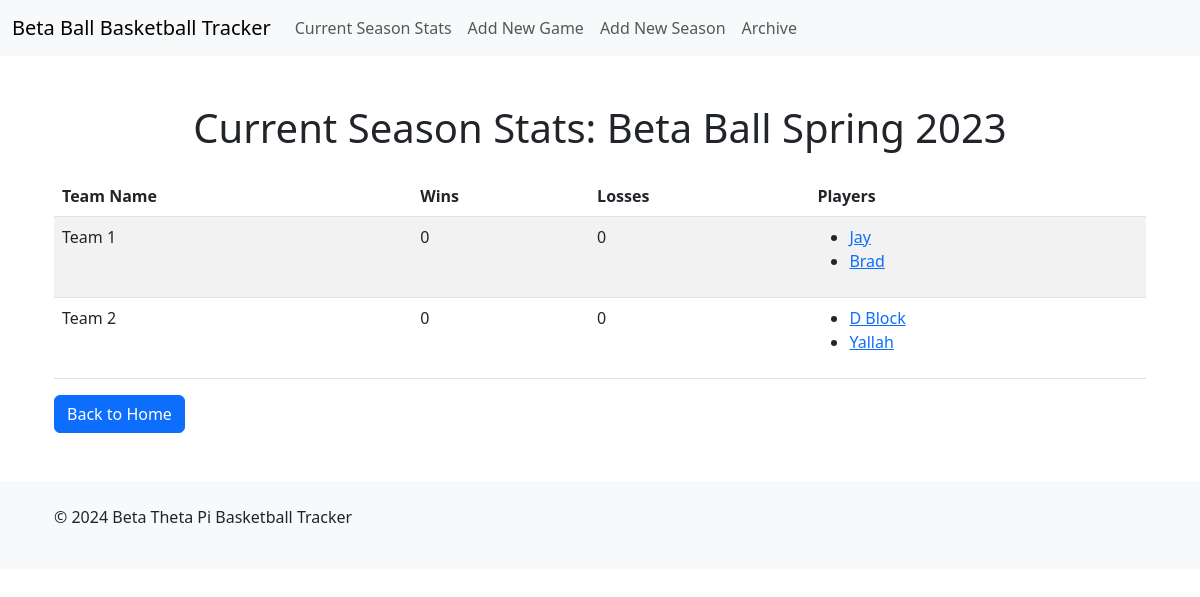
Page /current-season on the earlier database version.
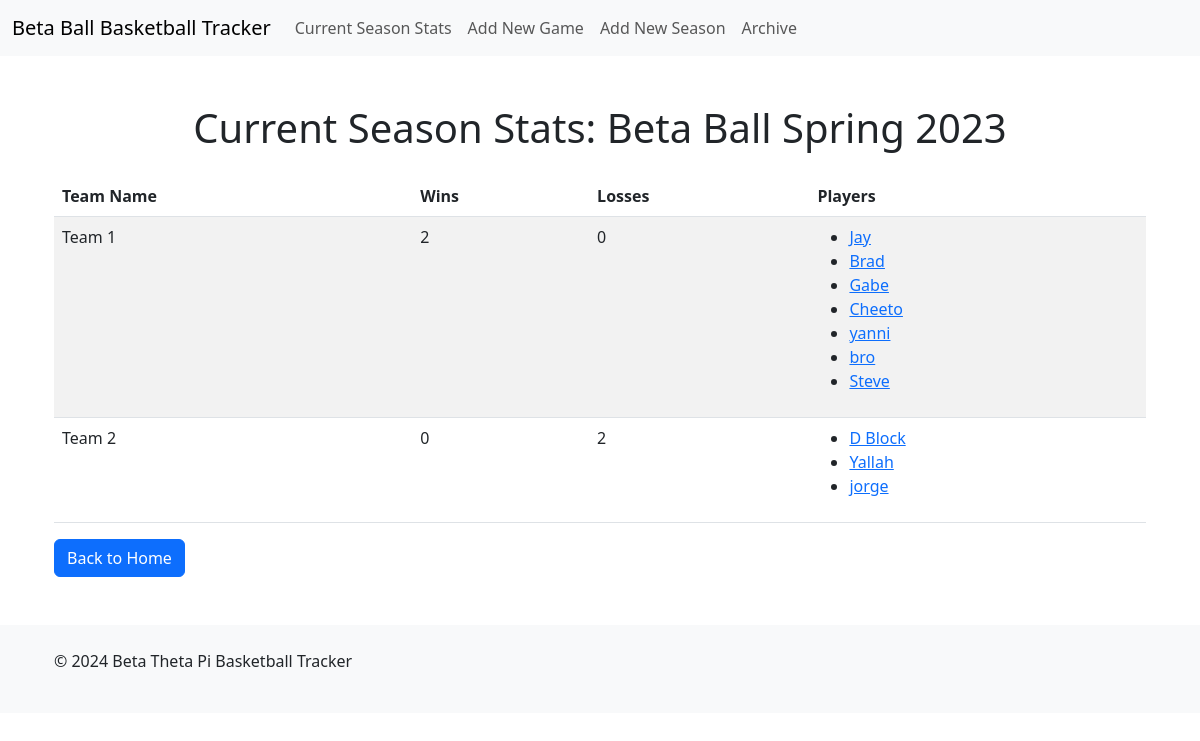
Same page on the later database version.
### server.py (models this page shows)
class Season(db.Model):
    id = db.Column(db.Integer, primary_key=True)
    name = db.Column(db.String(100), nullable=False)
    start_date = db.Column(db.DateTime, default=datetime.now)
    teams = db.relationship('Team', backref='season', lazy=True)

class Team(db.Model):
    id = db.Column(db.Integer, primary_key=True)
    name = db.Column(db.String(100), nullable=False)
    season_id = db.Column(db.Integer, db.ForeignKey('season.id'), nullable=False)
    wins = db.Column(db.Integer, default=0)
    losses = db.Column(db.Integer, default=0)
    players = db.relationship('Player', backref='team', lazy=True)

class Player(db.Model):
    id = db.Column(db.Integer, primary_key=True)
    name = db.Column(db.String(100), nullable=False)
    team_id = db.Column(db.Integer, db.ForeignKey('team.id'), nullable=False)
    games_played = db.Column(db.Integer, default=0)
    stats = db.relationship('Stat', backref='player', lazy=True)

### server.py (the view)
@app.route('/current-season')
def current_season():
    current_season = Season.query.order_by(Season.start_date.desc()).first()
    return render_template('current_season.html', season=current_season)

### templates/current_season.html (shortened to what this page needs)
{% extends 'base.html' %}
{% block content %}
<div class="container mt-5">
    <h1 class="text-center">Current Season Stats: {{ season.name }}</h1>
    <table class="table table-striped mt-4">
        <thead>
            <tr>
                <th>Team Name</th>
                <th>Wins</th>
                <th>Losses</th>
                <th>Players</th>
            </tr>
        </thead>
        <tbody>
            {% for team in season.teams %}
            <tr>
                <td>{{ team.name }}</td>
                <td>{{ team.wins }}</td>
                <td>{{ team.losses }}</td>
                <td>
                    <ul>
                        {% for player in team.players %}
                        <li><a href="{{ url_for('player', player_id=player.id) }}">{{ player.name }}</a></li>
                        {% endfor %}
                    </ul>
                </td>
            </tr>
            {% endfor %}
        </tbody>
    </table>
    <a href="{{ url_for('home') }}" class="btn btn-primary">Back to Home</a>
</div>
{% endblock %}

### templates/base.html (shortened to what this page needs)
<!DOCTYPE html>
<html lang="en">
<head>
    <link href="https://cdn.jsdelivr.net/npm/bootstrap@5.3.0/dist/css/bootstrap.min.css" rel="stylesheet">
</head>
<body>
    <nav class="navbar navbar-expand-lg navbar-light bg-light">
        <div class="container-fluid">
            <a class="navbar-brand" href="{{ url_for('home') }}">Beta Ball Basketball Tracker</a>
            <div class="collapse navbar-collapse" id="navbarNav">
                <ul class="navbar-nav me-auto mb-2 mb-lg-0">
                    <li class="nav-item">
                        <a class="nav-link" href="{{ url_for('current_season') }}">Current Season Stats</a>
                    </li>
                    <li class="nav-item">
                        <a class="nav-link" href="{{ url_for('game') }}">Add New Game</a>
                    </li>
                    <li class="nav-item">
                        <a class="nav-link" href="{{ url_for('add_season') }}">Add New Season</a>
                    </li>
                    <li class="nav-item">
                        <a class="nav-link" href="{{ url_for('archive') }}">Archive</a>
                    </li>
                </ul>
            </div>
        </div>
    </nav>
    <div class="container mt-5">
        {% block content %}{% endblock %}
    </div>
    <footer class="bg-light text-center text-lg-start mt-5">
        <div class="container p-4">
            <p>&copy; 2024 Beta Theta Pi Basketball Tracker</p>
        </div>
    </footer>
</body>
</html>

Differences in the rows shown:
changed Team "Team 1": wins "0" → "2"
added Player: name "Gabe", shown under Team "Team 1"
added Player: name "Cheeto", shown under Team "Team 1"
added Player: name "yanni", shown under Team "Team 1"
added Player: name "bro", shown under Team "Team 1"
added Player: name "Steve", shown under Team "Team 1"
changed Team "Team 2": losses "0" → "2"
added Player: name "jorge", shown under Team "Team 2"
